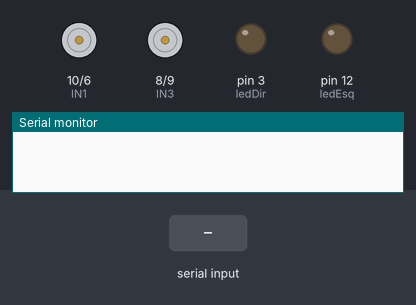
This sketch was run on a simulated Arduino Uno, built with avr-gcc and run on an emulated ATmega328P. On the bench: motor-driver pin pairs drawn as motors (green arrow = first pin HIGH = forward, orange = second pin HIGH = backward, longer = more drive, scaled by the enable pin), output pins drawn as LEDs (lit = HIGH), the last lines printed to the serial monitor. The inputs (shaded band) are chosen by the test bench.

Above: at 1.2 s.
1.3 s: "F" received over Serial
At 1.9 s:
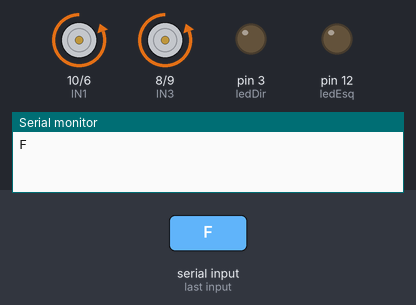
2.8 s: "B" received over Serial
At 4.0 s:
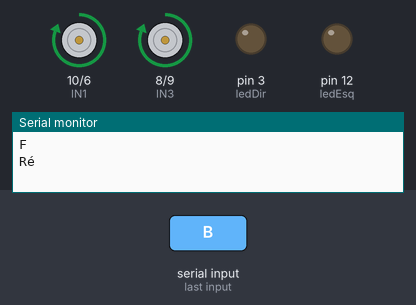
4.3 s: "L" received over Serial
At 5.4 s:
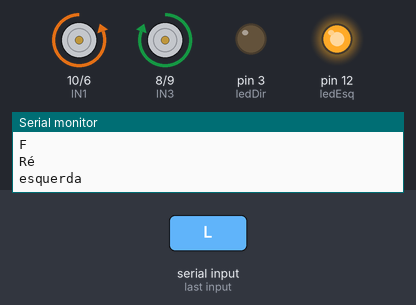
5.8 s: "R" received over Serial
At 6.5 s:
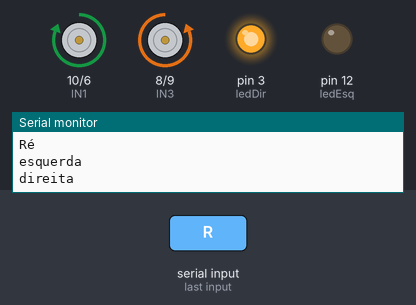
7.3 s: "S" received over Serial
At 7.7 s:
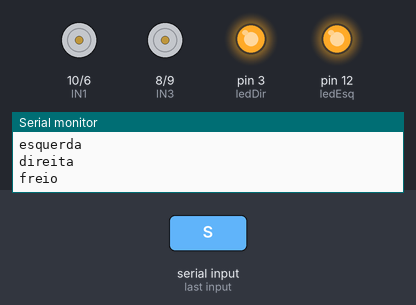
Timing chart, 0 to 9.8 s (numbered marks = the images above; inputs shaded):
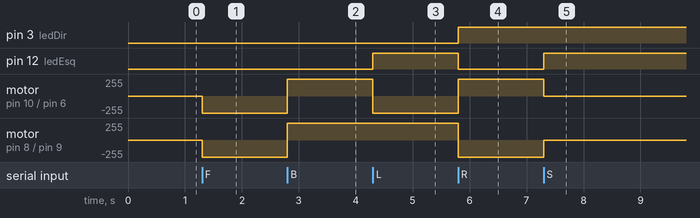

Measured:
- after the input at 1.3 s, motor on pin 10 (IN1) / pin 6 (IN2), motor on pin 8 (IN3) / pin 9 (IN4): stopped → backward 255/255 at once
- after the input at 2.8 s, motor on pin 10 (IN1) / pin 6 (IN2), motor on pin 8 (IN3) / pin 9 (IN4): backward 255/255 → forward 255/255 at once
- after the input at 4.3 s, pin 12 (ledEsq): LOW → HIGH at once; motor on pin 10 (IN1) / pin 6 (IN2): forward 255/255 → backward 255/255 at once
- after the input at 5.8 s, pin 3 (ledDir): LOW → HIGH at once; pin 12 (ledEsq): HIGH → LOW at once; motor on pin 10 (IN1) / pin 6 (IN2): backward 255/255 → forward 255/255 at once; motor on pin 8 (IN3) / pin 9 (IN4): forward 255/255 → backward 255/255 at once
- after the input at 7.3 s, pin 12 (ledEsq): LOW → HIGH at once; motor on pin 10 (IN1) / pin 6 (IN2): forward 255/255 → stopped at once; motor on pin 8 (IN3) / pin 9 (IN4): backward 255/255 → stopped at once

The sketch:

carro.ino
```cpp
int ena = 4;
int IN1 = 10;
int IN2 = 6;
int enb = 7;
int IN3 = 8;
int IN4 = 9;
int ledEsq = 12;
int ledDir = 3;

char comando;

void setup() {
  Serial.begin(9600);
  pinMode(ledEsq, OUTPUT);
  pinMode(ledDir, OUTPUT);
  pinMode(IN1, OUTPUT);
  pinMode(IN2, OUTPUT);
  pinMode(enb, OUTPUT);
  pinMode(IN3, OUTPUT);
  pinMode(IN4, OUTPUT);
  pinMode(ena, OUTPUT);
}

void loop() {
if(Serial.available()){
    comando = Serial.read();
    if (comando == 'F') {
      Serial.println(comando);
      frente();
    }
    else if (comando == 'B') {
      Serial.println("Ré");
      tras();
    }
    else if (comando == 'L') {
      esquerda();
      Serial.println("esquerda");
    }
    else if (comando == 'R') {
      direita();
      Serial.println("direita");
    } else if (comando == 'S') {
      parado();
      Serial.println("freio");
    }

  }
}
void frente() {
  digitalWrite(ledEsq, LOW);
  digitalWrite(ledDir,LOW);
  digitalWrite(ena, HIGH);

  digitalWrite(IN1, LOW);
  digitalWrite(IN2, HIGH);

  digitalWrite(enb, HIGH);

  digitalWrite(IN3, LOW);
  digitalWrite(IN4, HIGH);
}

void tras() {

    digitalWrite(ledEsq, LOW);
  digitalWrite(ledDir,LOW);
  digitalWrite(ena, HIGH);

  digitalWrite(IN1, HIGH);
  digitalWrite(IN2, LOW);

  digitalWrite(enb, HIGH);

  digitalWrite(IN3, HIGH);
  digitalWrite(IN4, LOW);
}
void esquerda() {

  digitalWrite(ledEsq, HIGH);
  digitalWrite(ledDir,LOW);


   digitalWrite(ena, HIGH);

  digitalWrite(IN1, LOW);
  digitalWrite(IN2, HIGH);

  digitalWrite(enb, HIGH);

  digitalWrite(IN3, HIGH);
  digitalWrite(IN4, LOW);
}

void direita() {
  digitalWrite(ledEsq, LOW);
  digitalWrite(ledDir,HIGH);
   digitalWrite(ena, HIGH);

  digitalWrite(IN1, HIGH);
  digitalWrite(IN2, LOW);

  digitalWrite(enb, HIGH);

  digitalWrite(IN3, LOW);
  digitalWrite(IN4, HIGH);
}

void parado() {

   digitalWrite(ledEsq, HIGH);
  digitalWrite(ledDir,HIGH);
  digitalWrite(ena, LOW);
  digitalWrite(IN1, LOW);
  digitalWrite(IN2, LOW);

  digitalWrite(enb, LOW);
  digitalWrite(IN3, LOW);
  digitalWrite(IN4, LOW);
}
```
